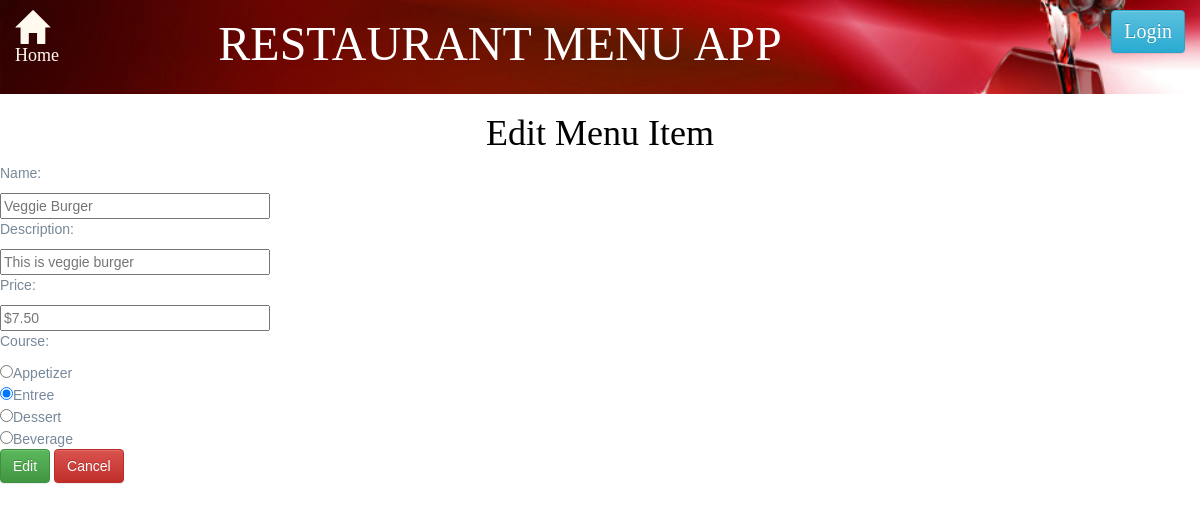
Screenshot of /restaurant/1/menu/1/edit with the database file from the repository.
### database_setup.py (models this page shows, shortened)
class MenuItem(Base):
    __tablename__ = 'menu_item'
    name = Column(String(100), nullable= False)
    id = Column(Integer, primary_key= True)
    description = Column(String(250))
    price = Column(String(8))
    course = Column(String(250))
    restaurant_id = Column(Integer, ForeignKey('restaurant.id'))
    restaurant = relationship(Restaurant)
    user_id = Column(Integer, ForeignKey('user.id'))
    user = relationship(User)

### finalproject.py (the view)
@app.route('/restaurant/<int:restaurant_id>/menu/<int:menu_id>/edit',
           methods=['GET', 'POST'])
def editMenuItem(restaurant_id, menu_id):
    editedItem = session.query(MenuItem).filter_by(id=menu_id).one()
    if request.method == 'POST':
        if request.form['name']:
            editedItem.name = request.form['name']
        if request.form['description']:
            editedItem.description = request.form['description']
        if request.form['price']:
            editedItem.price = request.form['price']
        if request.form['course']:
            editedItem.course = request.form['course']
        session.add(editedItem)
        session.commit()
        flash("Changed the item name to %s..!!!" % editedItem.name)
        return redirect(url_for('showMenu', restaurant_id=restaurant_id))
    else:
        return render_template(
            'editmenuitem.html', restaurant_id=restaurant_id,
            menu_id=menu_id, item=editedItem,
            login_session = login_session)

### templates/editmenuitem.html
{% include "header.html" %}
<body><h1 class="header"> Edit Menu Item</h1>
<form action="#" method = 'post'>
	<p>Name:</p>
		<input type ='text' size='30' name='name' placeholder = '{{item.name }}'>
	<p>Description:</p>
		<input type ='textarea' size='30' name='description' placeholder = '{{item.description}}'>
	<p>Price:</p>
		<input type ='text' size='30' name='price' placeholder = '{{item.price}}'>
	<p>Course:<p>
	{% if item.course == 'Appetizer' %}
		<dd><input type ='radio' name='course' value='Appetizer'checked >Appetizer</dd>
	{%else%}
	<dd><input type ='radio' name='course' value='Appetizer' >Appetizer</dd>
    {% endif %}
    {% if item.course == 'Entree' %}
       <dd><input type ='radio' name='course' value='Entree' checked>Entree</dd>
    {%else%}
		<dd><input type ='radio' name='course' value='Entree'>Entree</dd>
    {% endif %}
	{% if item.course == 'Dessert'%}
		<dd><input type ='radio' name='course' value='Dessert'checked >Dessert</dd>
	{% else %}
	   <dd><input type ='radio' name='course' value='Dessert'>Dessert</dd>
	{% endif %}
	{%if item.course =='Beverage'%}
		<dd><input type ='radio' name='course' value='Beverage'checked >Beverage</dd>
	{% else %}
		<dd><input type ='radio' name='course' value='Beverage'>Beverage</dd>
	{% endif %}
<input type='submit' class="btn btn-success" value='Edit'>
<a href = '{{url_for("showMenu", restaurant_id = restaurant_id)}}' class="btn btn-danger"> Cancel </a>
</form>
</body>

### static/styles.css (style rules this page uses)
body { font-family: sans-serif; background-color: white }
h1, h2,h3, h4 { color: black; }
h1, h2 { font-family: 'Georgia', serif; }
p, dd, dt { color:lightslategrey; }
a { text-decoration: none; color:floralwhite; }
.header { left:50%; text-align: center; }

### rows the page displays
MenuItem: name "Veggie Burger", description "This is veggie burger", price "$7.50"
